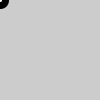
Frame 1 (no input)
Frame 60 (the mouse pressed at the canvas centre just before this capture): identical to frame 1, image omitted
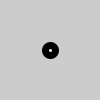
Frame 120 (the mouse held since frame 60 and released just before this capture)

The Processing sketch that drew these frames (run headless with seeded random() and noise(); from frame 60 on, the mouse is pressed at the canvas centre):

// Processing sketch: Ex_18
// ── Ex_18.pde
// Draw an ellipse to show the position of the hidden cursor
void setup() {
  size(100, 100);
  strokeWeight(7);
  smooth();
  noCursor();
}

void draw() {
  background(204);
  ellipse(mouseX, mouseY, 10, 10);
}
